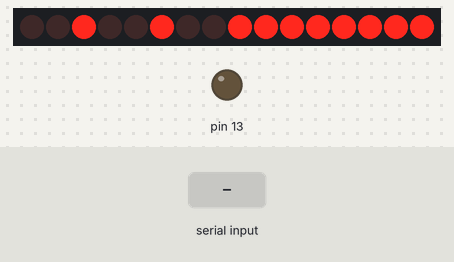
The sketch below on a simulated Arduino Mega 2560, built with avr-gcc and run on an emulated ATmega2560. Parts: 16 shift-register outputs drawn as a row of LEDs (first output left, lit = HIGH), output pins drawn as LEDs (lit = HIGH). Wiring (inferred from the names in the program): 2 × shift register (74HC595): data pin 11; shift clock pin 12; latch pin 8. Wiring (inferred from the signals the program sends): row of LEDs: on Q0, Q1, Q2, Q3, Q4, Q5, Q6, Q7, Q8, Q9, Q10, Q11, Q12, Q13, Q14, Q15. The test bench sets the inputs (shaded band). Pins used as bus, display or sensor lines are not drawn; what the sketch prints to the serial monitor is not drawn.

Above: at 1.2 s.
1.3 s: "90,45\n" received over Serial
At 1.6 s:
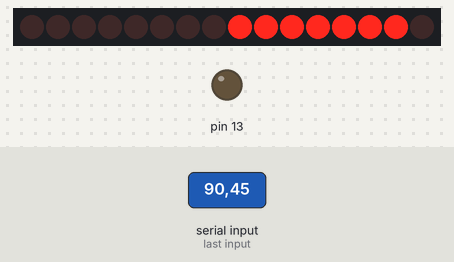
At 2.36 s:
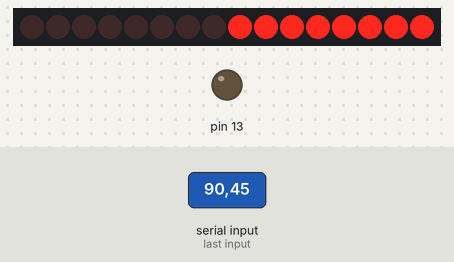
Timing chart, 0 to 4.3 s (numbered marks = the images above; inputs shaded):
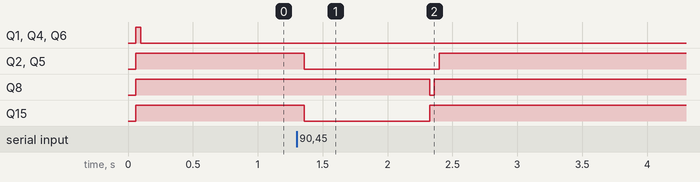

The sketch:

Clock.ino
```cpp
/*
//  Name    : Shift Register Clock on a 8x8 LED Matrix
//  Author  : Spenser Johnson, Yishu Dai
//  Date    : 8 Dec, 2015
//  Version : 1.0
//  Notes   : Code to Display 8x8 Images to an LED Matrix
          Made for two 74HC595N shift registers and Teensy.
          Circuit: http://www.schematics.com/project/teensy-controlled-8x8-led-matrix-24953/
*/

//Pin connected to ST_CP of 74HC595
#define LATCH_PIN 8
//Pin connected to SH_CP of 74HC595
#define CLOCK_PIN 12
////Pin connected to DS of 74HC595
#define DATA_PIN 11

#include <array>
using std::array;

#define HWSERIAL Serial1
//////////////////PART OF THE TIME FUNCTIONING: TAKEN FROM THE TimeSerial EXAMPLE PROGRAM
#include <Time.h>
#define TIME_HEADER  "T"   // Header tag for serial time sync message
#define TIME_REQUEST  7    // ASCII bell character requests a time sync message

/////////////////  A BUNCH OF DIFFERENT DISPLAYS THAT CAN BE DONE
int rowSelector[]={127,191,223,239,247,251,253,254};    //Controls the row that we are lighting up from top to bottom
array<int, 8> finalSumArray;                      //An 8 long array of integers that are read into the shift register. Changes based on what needs to be displayed

array<array<int, 8>, 8> largeArray = {{
    {{0, 0, 0, 0, 0, 0, 0, 0}},
    {{0, 0, 0, 0, 0, 0, 0, 0}},
    {{0, 0, 0, 0, 0, 0, 0, 0}},
    {{0, 0, 0, 0, 0, 0, 0, 0}},
    {{0, 0, 0, 0, 0, 0, 0, 0}},
    {{0, 0, 0, 0, 0, 0, 0, 0}},
    {{0, 0, 0, 0, 0, 0, 0, 0}},
    {{0, 0, 0, 0, 0, 0, 0, 0}}
}};

const array<array<int, 8>, 8> ONE = {{
    {{0, 0, 0, 0, 0, 0, 0, 0}},
    {{0, 0, 0, 0, 0, 0, 0, 0}},
    {{0, 0, 0, 1, 1, 0, 0, 0}},
    {{0, 0, 0, 0, 1, 0, 0, 0}},
    {{0, 0, 0, 0, 1, 0, 0, 0}},
    {{0, 0, 0, 1, 1, 1, 0, 0}},
    {{0, 0, 0, 0, 0, 0, 0, 0}},
    {{0, 0, 0, 0, 0, 0, 0, 0}}
}};

const array<array<int, 8>, 8> TWO = {{
    {{0, 0, 0, 0, 0, 0, 0, 0}},
    {{0, 0, 0, 0, 0, 0, 0, 0}},
    {{0, 0, 0, 1, 1, 0, 0, 0}},
    {{0, 0, 0, 0, 0, 1, 0, 0}},
    {{0, 0, 0, 0, 1, 0, 0, 0}},
    {{0, 0, 0, 1, 1, 1, 0, 0}},
    {{0, 0, 0, 0, 0, 0, 0, 0}},
    {{0, 0, 0, 0, 0, 0, 0, 0}}
}};

const array<array<int, 8>, 8> THREE = {{
    {{0, 0, 0, 0, 0, 0, 0, 0}},
    {{0, 0, 0, 0, 0, 0, 0, 0}},
    {{0, 0, 1, 1, 1, 0, 0, 0}},
    {{0, 0, 0, 1, 1, 1, 0, 0}},
    {{0, 0, 0, 0, 0, 1, 0, 0}},
    {{0, 0, 1, 1, 1, 0, 0, 0}},
    {{0, 0, 0, 0, 0, 0, 0, 0}},
    {{0, 0, 0, 0, 0, 0, 0, 0}}
}};

const array<array<int, 8>, 8> FOUR = {{
    {{0, 0, 0, 0, 0, 0, 0, 0}},
    {{0, 0, 0, 0, 0, 0, 0, 0}},
    {{0, 0, 1, 0, 0, 1, 0, 0}},
    {{0, 0, 1, 0, 0, 1, 0, 0}},
    {{0, 0, 0, 1, 1, 1, 0, 0}},
    {{0, 0, 0, 0, 0, 1, 0, 0}},
    {{0, 0, 0, 0, 0, 0, 0, 0}},
    {{0, 0, 0, 0, 0, 0, 0, 0}}
}};

const array<array<int, 8>, 8> FIVE = {{
    {{0, 0, 0, 0, 0, 0, 0, 0}},
    {{0, 0, 0, 0, 0, 0, 0, 0}},
    {{0, 0, 1, 1, 1, 0, 0, 0}},
    {{0, 0, 1, 1, 0, 0, 0, 0}},
    {{0, 0, 0, 0, 1, 0, 0, 0}},
    {{0, 0, 1, 1, 0, 0, 0, 0}},
    {{0, 0, 0, 0, 0, 0, 0, 0}},
    {{0, 0, 0, 0, 0, 0, 0, 0}}
}};

const array<array<int, 8>, 8> SIX = {{
    {{0, 0, 0, 0, 0, 0, 0, 0}},
    {{0, 0, 0, 0, 0, 0, 0, 0}},
    {{0, 0, 1, 0, 0, 0, 0, 0}},
    {{0, 0, 1, 1, 1, 0, 0, 0}},
    {{0, 0, 1, 0, 1, 0, 0, 0}},
    {{0, 0, 1, 1, 1, 0, 0, 0}},
    {{0, 0, 0, 0, 0, 0, 0, 0}},
    {{0, 0, 0, 0, 0, 0, 0, 0}}
}};

const array<array<int, 8>, 8> SEVEN = {{
    {{0, 0, 0, 0, 0, 0, 0, 0}},
    {{0, 0, 0, 0, 0, 0, 0, 0}},
    {{0, 0, 1, 1, 1, 1, 0, 0}},
    {{0, 0, 0, 0, 1, 0, 0, 0}},
    {{0, 0, 0, 0, 1, 0, 0, 0}},
    {{0, 0, 0, 1, 0, 0, 0, 0}},
    {{0, 0, 0, 0, 0, 0, 0, 0}},
    {{0, 0, 0, 0, 0, 0, 0, 0}}
}};

const array<array<int, 8>, 8> EIGHT = {{
    {{0, 0, 0, 0, 0, 0, 0, 0}},
    {{0, 0, 0, 0, 0, 0, 0, 0}},
    {{0, 0, 0, 1, 1, 1, 0, 0}},
    {{0, 0, 0, 1, 0, 1, 0, 0}},
    {{0, 0, 1, 0, 1, 0, 0, 0}},
    {{0, 0, 1, 1, 1, 0, 0, 0}},
    {{0, 0, 0, 0, 0, 0, 0, 0}},
    {{0, 0, 0, 0, 0, 0, 0, 0}}
}};

const array<array<int, 8>, 8> NINE = {{
    {{0, 0, 0, 0, 0, 0, 0, 0}},
    {{0, 0, 0, 0, 0, 0, 0, 0}},
    {{0, 0, 0, 1, 1, 1, 0, 0}},
    {{0, 0, 0, 1, 0, 1, 0, 0}},
    {{0, 0, 0, 0, 1, 0, 0, 0}},
    {{0, 0, 0, 1, 0, 0, 0, 0}},
    {{0, 0, 0, 0, 0, 0, 0, 0}},
    {{0, 0, 0, 0, 0, 0, 0, 0}}
}};

const array<array<int, 8>, 8> TEN = {{
    {{0, 0, 0, 0, 0, 0, 0, 0}},
    {{0, 0, 0, 0, 0, 0, 0, 0}},
    {{0, 0, 1, 0, 1, 0, 0, 0}},
    {{0, 0, 1, 1, 0, 1, 0, 0}},
    {{0, 0, 1, 1, 0, 1, 0, 0}},
    {{0, 0, 1, 0, 1, 0, 0, 0}},
    {{0, 0, 0, 0, 0, 0, 0, 0}},
    {{0, 0, 0, 0, 0, 0, 0, 0}}
}};

const array<array<int, 8>, 8> ELEVEN = {{
    {{0, 0, 0, 0, 0, 0, 0, 0}},
    {{0, 0, 0, 0, 0, 0, 0, 0}},
    {{0, 1, 1, 0, 1, 1, 0, 0}},
    {{0, 0, 1, 0, 0, 1, 0, 0}},
    {{0, 0, 1, 0, 0, 1, 0, 0}},
    {{0, 1, 1, 1, 1, 1, 1, 0}},
    {{0, 0, 0, 0, 0, 0, 0, 0}},
    {{0, 0, 0, 0, 0, 0, 0, 0}}
}};

const array<array<int, 8>, 8> TWELVE = {{
    {{0, 0, 0, 0, 0, 0, 0, 0}},
    {{0, 0, 0, 0, 0, 0, 0, 0}},
    {{0, 1, 1, 0, 1, 1, 0, 0}},
    {{0, 0, 1, 0, 0, 0, 1, 0}},
    {{0, 0, 1, 0, 0, 1, 0, 0}},
    {{0, 1, 1, 1, 1, 1, 1, 0}},
    {{0, 0, 0, 0, 0, 0, 0, 0}},
    {{0, 0, 0, 0, 0, 0, 0, 0}}
}};

const array<array<int, 8>, 8> ZEROMIN = {{
    {{0, 0, 0, 0, 0, 0, 0, 0}},
    {{0, 0, 0, 0, 0, 0, 0, 0}},
    {{0, 0, 0, 0, 0, 0, 0, 0}},
    {{0, 0, 0, 0, 0, 0, 0, 0}},
    {{0, 0, 0, 0, 0, 0, 0, 0}},
    {{0, 0, 0, 0, 0, 0, 0, 0}},
    {{0, 0, 0, 0, 0, 0, 0, 0}},
    {{0, 0, 0, 0, 0, 0, 0, 0}}
}};

const array<array<int, 8>, 8> FIVEMIN = {{
    {{0, 0, 0, 0, 0, 1, 1, 0}},
    {{0, 0, 0, 0, 0, 0, 0, 0}},
    {{0, 0, 0, 0, 0, 0, 0, 0}},
    {{0, 0, 0, 0, 0, 0, 0, 0}},
    {{0, 0, 0, 0, 0, 0, 0, 0}},
    {{0, 0, 0, 0, 0, 0, 0, 0}},
    {{0, 0, 0, 0, 0, 0, 0, 0}},
    {{0, 0, 0, 0, 0, 0, 0, 0}}
}};

const array<array<int, 8>, 8> TENMIN = {{
    {{0, 0, 0, 0, 0, 1, 1, 0}},
    {{0, 0, 0, 0, 0, 0, 0, 1}},
    {{0, 0, 0, 0, 0, 0, 0, 1}},
    {{0, 0, 0, 0, 0, 0, 0, 0}},
    {{0, 0, 0, 0, 0, 0, 0, 0}},
    {{0, 0, 0, 0, 0, 0, 0, 0}},
    {{0, 0, 0, 0, 0, 0, 0, 0}},
    {{0, 0, 0, 0, 0, 0, 0, 0}}
}};

const array<array<int, 8>, 8> XVMIN = {{
    {{0, 0, 0, 0, 0, 1, 1, 0}},
    {{0, 0, 0, 0, 0, 0, 0, 1}},
    {{0, 0, 0, 0, 0, 0, 0, 1}},
    {{0, 0, 0, 0, 0, 0, 0, 1}},
    {{0, 0, 0, 0, 0, 0, 0, 1}},
    {{0, 0, 0, 0, 0, 0, 0, 0}},
    {{0, 0, 0, 0, 0, 0, 0, 0}},
    {{0, 0, 0, 0, 0, 0, 0, 0}}
}};

const array<array<int, 8>, 8> XXMIN = {{
    {{0, 0, 0, 0, 0, 1, 1, 0}},
    {{0, 0, 0, 0, 0, 0, 0, 1}},
    {{0, 0, 0, 0, 0, 0, 0, 1}},
    {{0, 0, 0, 0, 0, 0, 0, 1}},
    {{0, 0, 0, 0, 0, 0, 0, 1}},
    {{0, 0, 0, 0, 0, 0, 0, 1}},
    {{0, 0, 0, 0, 0, 0, 0, 1}},
    {{0, 0, 0, 0, 0, 0, 0, 0}}
}};

const array<array<int, 8>, 8> XXVMIN = {{
    {{0, 0, 0, 0, 0, 1, 1, 0}},
    {{0, 0, 0, 0, 0, 0, 0, 1}},
    {{0, 0, 0, 0, 0, 0, 0, 1}},
    {{0, 0, 0, 0, 0, 0, 0, 1}},
    {{0, 0, 0, 0, 0, 0, 0, 1}},
    {{0, 0, 0, 0, 0, 0, 0, 1}},
    {{0, 0, 0, 0, 0, 0, 0, 1}},
    {{0, 0, 0, 0, 0, 1, 1, 0}}
}};
const array<array<int, 8>, 8> XXXMIN = {{
    {{0, 0, 0, 0, 0, 1, 1, 0}},
    {{0, 0, 0, 0, 0, 0, 0, 1}},
    {{0, 0, 0, 0, 0, 0, 0, 1}},
    {{0, 0, 0, 0, 0, 0, 0, 1}},
    {{0, 0, 0, 0, 0, 0, 0, 1}},
    {{0, 0, 0, 0, 0, 0, 0, 1}},
    {{0, 0, 0, 0, 0, 0, 0, 1}},
    {{0, 0, 0, 1, 1, 1, 1, 0}}
}};
const array<array<int, 8>, 8> XXXVMIN = {{
    {{0, 0, 0, 0, 0, 1, 1, 0}},
    {{0, 0, 0, 0, 0, 0, 0, 1}},
    {{0, 0, 0, 0, 0, 0, 0, 1}},
    {{0, 0, 0, 0, 0, 0, 0, 1}},
    {{0, 0, 0, 0, 0, 0, 0, 1}},
    {{0, 0, 0, 0, 0, 0, 0, 1}},
    {{0, 0, 0, 0, 0, 0, 0, 1}},
    {{0, 1, 1, 1, 1, 1, 1, 0}}
}};
const array<array<int, 8>, 8> XLMIN = {{
    {{0, 0, 0, 0, 0, 1, 1, 0}},
    {{0, 0, 0, 0, 0, 0, 0, 1}},
    {{0, 0, 0, 0, 0, 0, 0, 1}},
    {{0, 0, 0, 0, 0, 0, 0, 1}},
    {{0, 0, 0, 0, 0, 0, 0, 1}},
    {{1, 0, 0, 0, 0, 0, 0, 1}},
    {{1, 0, 0, 0, 0, 0, 0, 1}},
    {{0, 1, 1, 1, 1, 1, 1, 0}}
}};
const array<array<int, 8>, 8> VLMIN = {{
    {{0, 0, 0, 0, 0, 1, 1, 0}},
    {{0, 0, 0, 0, 0, 0, 0, 1}},
    {{0, 0, 0, 0, 0, 0, 0, 1}},
    {{1, 0, 0, 0, 0, 0, 0, 1}},
    {{1, 0, 0, 0, 0, 0, 0, 1}},
    {{1, 0, 0, 0, 0, 0, 0, 1}},
    {{1, 0, 0, 0, 0, 0, 0, 1}},
    {{0, 1, 1, 1, 1, 1, 1, 0}}
}};
const array<array<int, 8>, 8> LMIN = {{
    {{0, 0, 0, 0, 0, 1, 1, 0}},
    {{1, 0, 0, 0, 0, 0, 0, 1}},
    {{1, 0, 0, 0, 0, 0, 0, 1}},
    {{1, 0, 0, 0, 0, 0, 0, 1}},
    {{1, 0, 0, 0, 0, 0, 0, 1}},
    {{1, 0, 0, 0, 0, 0, 0, 1}},
    {{1, 0, 0, 0, 0, 0, 0, 1}},
    {{0, 1, 1, 1, 1, 1, 1, 0}}
}};
const array<array<int, 8>, 8> LVMIN = {{
    {{0, 1, 1, 0, 0, 1, 1, 0}},
    {{1, 0, 0, 0, 0, 0, 0, 1}},
    {{1, 0, 0, 0, 0, 0, 0, 1}},
    {{1, 0, 0, 0, 0, 0, 0, 1}},
    {{1, 0, 0, 0, 0, 0, 0, 1}},
    {{1, 0, 0, 0, 0, 0, 0, 1}},
    {{1, 0, 0, 0, 0, 0, 0, 1}},
    {{0, 1, 1, 1, 1, 1, 1, 0}}
}};

////////////////BINARY 8X8 ARRAY ADDER/////////////////
//Takes two input arrays of 0s and 1s and Returns an 8x8 Array of 0s and 1s

array<array<int, 8>, 8> binArrayAdder(const array<array<int, 8>, 8> input1, const array<array<int, 8>, 8> input2){
  array<array<int, 8>, 8> output;
  for(int i=0;i<8;i++){
    for(int j=0;j<8;j++){
      output[i][j] = input1[i][j] || input2[i][j];
    }
  }
  return output;
}

//////////////////////////////////////////////////////
////////////////8X8 BINARY ARRAY TO 8X1 DECIMAL ARRAY CONVERTER/////////////////////
//Converts a list of binary Arrays(varArray) into an array of Decimal sums(outArray).

array<int, 8> binArray2DecArray(const array<array<int, 8>, 8> varArray) { //Given an array 8x8
  array<int, 8> output;
  for(int i=0;i<8;i++){                    //For the row
    int total=0;                           //Start a running total
    for(int j=0;j<8;j++){                  //For each column
      total += varArray[i][j] * int(pow(2,7-j));//Calculate what should be the binary value for it the column position and add to total if 1
    }
    output[i]=total;                     //Add the total to the ith position of the output array
  }
  return output;
}
////////////////////FUNCTIONS TO SELECT THE APPROPRIATE HOUR AND MINUTE ARRAYS///////////////
array<array<int,8>,8> getHour(){
  int h=hourFormat12();
  if (h==1) return ONE;
  if (h==2) return TWO;
  if (h==3) return THREE;
  if (h==4) return FOUR;
  if (h==5) return FIVE;
  if (h==6) return SIX;
  if (h==7) return SEVEN;
  if (h==8) return EIGHT;
  if (h==9) return NINE;
  if (h==10) return TEN;
  if (h==11) return ELEVEN;
  if (h==12) return TWELVE;
}

array<array<int,8>,8> getMinute(){
  int m=minute();
  if (m< 5) return ZEROMIN;
  else if (m<10) return FIVEMIN;
  else if (m<15) return TENMIN;
  else if (m<20) return XVMIN;
  else if (m<25) return XXMIN;
  else if (m<30) return XXVMIN;
  else if (m<35) return XXXMIN;
  else if (m<40) return XXXVMIN;
  else if (m<45) return XLMIN;
  else if (m<50) return VLMIN;
  else if (m<55) return LMIN;
  else (m<60); return LVMIN;
}

//////////////////////CLOCK/TIME-FETCHING CODE TAKEN FROM TIMESERIAL EXAMPLE///////////////////
///////////////IT HAS BEEN CHANGED TO MEET OUR NEEDS//////////////////////////
void digitalClockDisplay(){
  // digital clock display of the time
  Serial.print(hourFormat12());
  printDigits(minute());
  Serial.println();
}
void printDigits(int digits){
  // utility function for digital clock display: prints preceding colon and leading 0
  Serial.print(":");
  if(digits < 10)
    Serial.print('0');
  Serial.print(digits);
}

void processSyncMessage() {
  unsigned long pctime;
  const unsigned long DEFAULT_TIME = 1357041600; // Jan 1 2013

  if(Serial.find(TIME_HEADER)) {
     pctime = Serial.parseInt();
     if( pctime >= DEFAULT_TIME) { // check the integer is a valid time (greater than Jan 1 2013)
       setTime(pctime); // Sync Arduino clock to the time received on the serial port
     }
  }
}

time_t requestSync()
{
  Serial.write(TIME_REQUEST);
  return 0; // the time will be sent later in response to serial mesg
}


void setup() {
  Serial.begin(9600);

  //set pins to output because they are addressed in the main loop
  pinMode(LATCH_PIN, OUTPUT);
  pinMode(CLOCK_PIN, OUTPUT);
  pinMode(DATA_PIN, OUTPUT);
  pinMode(13, OUTPUT);
  setSyncProvider( requestSync);  //set function to call when sync required
  Serial.println("Waiting for sync message");

}

void loop() {
  if (Serial.available()) {
    processSyncMessage();
  }
//  if (timeStatus()!= timeNotSet) {
//    digitalClockDisplay();
//  }
//////////////////FIGURES OUT WHAT TO DISPLAY HERE////////////////////////
  array<array<int, 8>, 8> hour = getHour();
  array<array<int, 8>, 8> minute = getMinute();
  largeArray = binArrayAdder(hour, minute);
  finalSumArray = binArray2DecArray(largeArray);

  ////////////////////DISPLAY FUNCTIONING/////////////////////////////
  for (int i=0; i< 8 ;i++){
    //ground latchPin and hold low for as long as you are transmitting
    digitalWrite(LATCH_PIN, LOW);
    delay(1);
    shiftOut(DATA_PIN, CLOCK_PIN, LSBFIRST, rowSelector[i]);
    shiftOut(DATA_PIN,CLOCK_PIN,LSBFIRST, finalSumArray[i]);
    //return the latch pin high to signal chip that it
    //no longer needs to listen for information
    digitalWrite(LATCH_PIN, HIGH);
  }
}
```

Measured:
- after the input at 1.3 s, Q2, Q5: HIGH → LOW after 0.06 s, → HIGH 1.0 s later; Q8: HIGH → LOW after 1.0 s, → HIGH 0.03 s later; Q15: HIGH → LOW after 0.06 s, → HIGH 0.97 s later
